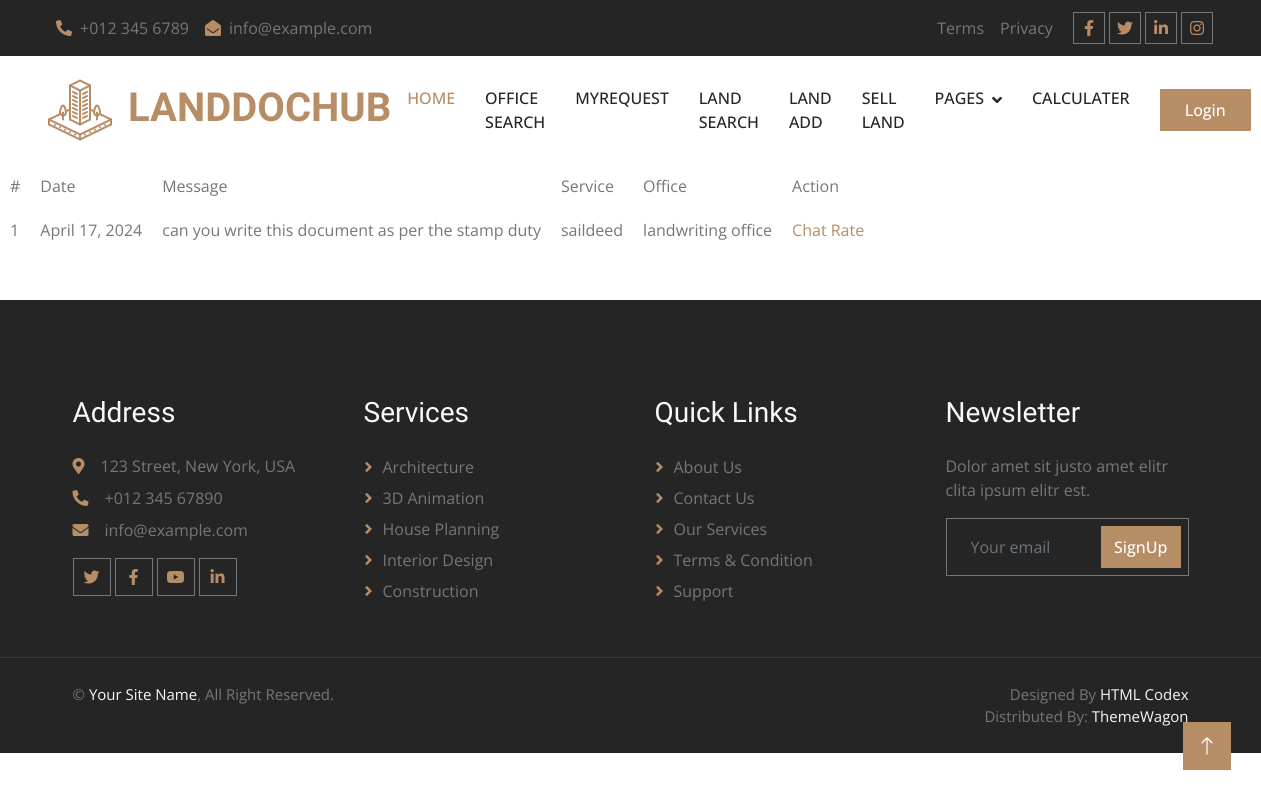
/User/myrequest/ (signed in), run on the app's committed database.
### User/models.py (models this page shows)
class tbl_servicerequest(models.Model):
    request_date=models.DateField(auto_now_add=True)
    request_message=models.CharField(max_length=500)
    user=models.ForeignKey(tbl_user, on_delete=models.CASCADE,null=True)
    service=models.ForeignKey(tbl_services, on_delete=models.CASCADE,null=True)
    office=models.ForeignKey(tbl_office, on_delete=models.CASCADE,null=True)

### Admin/models.py (models this page shows)
class tbl_services(models.Model):
    services_title=models.CharField(max_length=500)
    services_details=models.CharField(max_length=500)
    services_criteria=models.CharField(max_length=500)
    services_document=models.FileField(upload_to='Assests/ServiceDocs/')

### Guest/models.py (models this page shows)
class tbl_office(models.Model):
   office_name=models.CharField(max_length=50)
   office_contact=models.CharField(max_length=50)
   office_email=models.CharField(max_length=50)
   office_address=models.CharField(max_length=50)
   place=models.ForeignKey(tbl_place,on_delete=models.CASCADE)
   office_logo=models.FileField(upload_to='Assests/OfficeDocs/')
   office_proof=models.FileField(upload_to='Assests/OfficeDocs/')
   office_password=models.CharField(max_length=50)
   office_status=models.IntegerField(default=0)
   office_doj=models.DateField(auto_now_add=True)

### User/views.py (the view)
# urls.py: path('myrequest/',views.myrequest,name="myrequest"),
def myrequest(request):
    myreq = tbl_servicerequest.objects.filter(user=request.session["uid"])
    return render(request,"User/MyRequest.html",{"service":myreq})

### User/Templates/User/MyRequest.html (shortened to what this page needs)
{% extends 'User/Header.html' %}
{% load static %}
{% block content %}
<!DOCTYPE html>
<html lang="en">
<head>
</head>
<body>
    <table cellpadding="10">
        <tr>
            <td>#</td>
            <td>Date</td>
            <td>Message</td>
            <td>Service</td>
            <td>Office</td>
            <td>Action</td>
        </tr>
        {% for i in service %}
        <tr>
            <td>{{forloop.counter}}</td>
            <td>{{i.request_date}}</td>
            <td>{{i.request_message}}</td>
            <td>{{i.service.services_title}}</td>
            <td>{{i.office.office_name}}</td>
            <td>
                <a href="{% url 'User:chatpage' i.office_id %}">Chat</a>
                <a href="{% url 'User:rating' i.office_id %}">Rate</a>
            </td>
        </tr>
        {% endfor %}
    </table>
</body>
</html>
{% endblock content %}

### Guest/static/Main/css/style.css (style rules this page uses)
:root { --primary: #B78D65; --light: #F8F8F8; --dark: #252525; }

### data on the page
tbl_servicerequest: request_date "April 17, 2024", request_message "can you write this document as per the stamp duty", service.services_title "saildeed", office.office_name "landwriting office"
